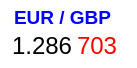
     <widget class="QWidget" name="widget1_3" native="true">
      <property name="geometry">
       <rect>
        <x>290</x>
        <y>10</y>
        <width>137</width>
        <height>68</height>
       </rect>
      </property>
      <property name="styleSheet">
       <string notr="true">background-color: rgb(255, 255, 255);
border-radius: 10px
</string>
      </property>
      <widget class="QLabel" name="labelEURGBP1">
       <property name="geometry">
        <rect>
         <x>14</x>
         <y>2</y>
         <width>111</width>
         <height>31</height>
        </rect>
       </property>
       <property name="font">
        <font>
         <pointsize>14</pointsize>
         <weight>75</weight>
         <bold>true</bold>
        </font>
       </property>
       <property name="styleSheet">
        <string notr="true">color: rgb(0, 0, 255);
</string>
       </property>
       <property name="text">
        <string>EUR / GBP</string>
       </property>
      </widget>
      <widget class="QLabel" name="labelEURGBP2">
       <property name="geometry">
        <rect>
         <x>12</x>
         <y>30</y>
         <width>61</width>
         <height>31</height>
        </rect>
       </property>
       <property name="font">
        <font>
         <pointsize>18</pointsize>
        </font>
       </property>
       <property name="styleSheet">
        <string notr="true"/>
       </property>
       <property name="text">
        <string>1.286</string>
       </property>
      </widget>
      <widget class="QLabel" name="labelEURGBP3">
       <property name="geometry">
        <rect>
         <x>77</x>
         <y>30</y>
         <width>41</width>
         <height>31</height>
        </rect>
       </property>
       <property name="font">
        <font>
         <pointsize>18</pointsize>
        </font>
       </property>
       <property name="styleSheet">
        <string notr="true">color: rgb(255, 0, 0);
</string>
       </property>
       <property name="text">
        <string>703</string>
       </property>
      </widget>
     </widget>
